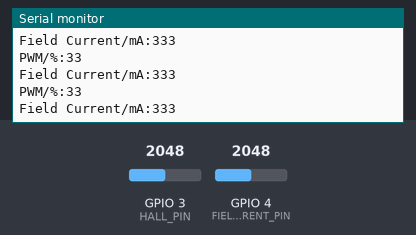
Recording of a sketch running on a simulated ESP32-C3. Parts: the last lines printed to the serial monitor. Inputs (shaded band) come from the test bench; at power-on: GPIO 3 (HALL_PIN) = 2048, GPIO 4 (FIELD_CURRENT_PIN) = 2048. No CAN messages arrive unless stated.

Above: at 1.2 s.
1.3 s: GPIO 3 (HALL_PIN) set to 2866
At 2.0 s:
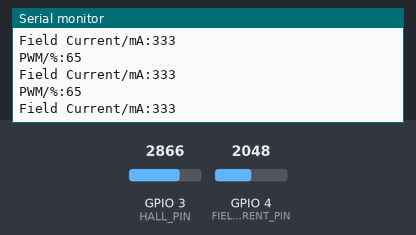
2.8 s: GPIO 4 (FIELD_CURRENT_PIN) set to 2866
At 3.4 s:
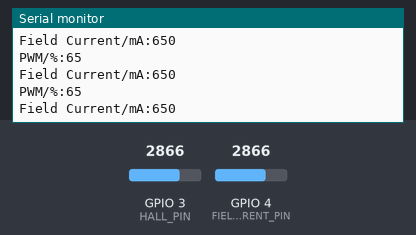
4.3 s: GPIO 3 (HALL_PIN) set to 3603
At 5.0 s:
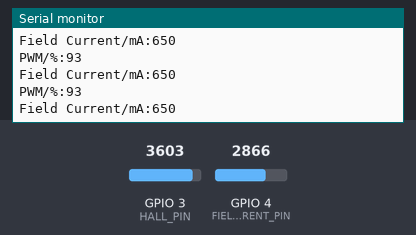
5.8 s: GPIO 4 (FIELD_CURRENT_PIN) set to 3603
At 6.4 s:
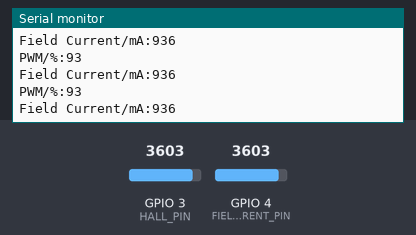
Timing chart, 0 to 8.3 s (numbered marks = the images above; inputs shaded):
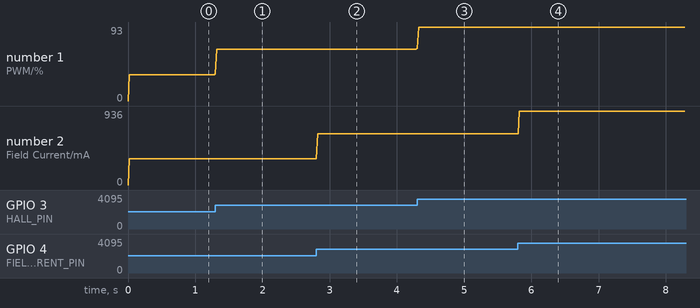

The sketch:

VarSepExCurrentVESCS.ino
```cpp
#include "freertos/FreeRTOS.h"
#include "freertos/task.h"
#include "freertos/semphr.h" // FreeRTOSのミューテックス機能を利用するために必要なヘッダファイル
#include <Arduino.h>
#include <driver/twai.h>
#include <esp32-hal-adc.h> // ESP32-C3 でも analogSetPinAttenuation が使えます

// --- ADC 設定 ---
constexpr gpio_num_t HALL_PIN = GPIO_NUM_3; // スロットルセンサー入力
constexpr gpio_num_t FIELD_CURRENT_PIN = GPIO_NUM_4; // 界磁電流センサー入力
constexpr int ADC_RESOLUTION = 4095;        // 12bit

// --- CAN (TWAI) 設定 ---
constexpr gpio_num_t CAN_TX_PIN = GPIO_NUM_1;
constexpr gpio_num_t CAN_RX_PIN = GPIO_NUM_0;
constexpr long CAN_BAUD = 500000; // 500 kbps

// --- VESC CAN プロトコル ---
constexpr uint32_t CAN_PACKET_SET_DUTY = 0x0; // デューティコマンド識別子
constexpr uint8_t ARMATURE_VESC_ID = 0x7;     // VESC ID: VESC Tool/App Settings/General/VESC ID
constexpr uint32_t CAN_PACKET_SET_CURRENT = 0x1; // 界磁電流コマンド識別子
constexpr uint8_t FIELD_VESC_ID = 0x8;        // VESC ID: VESC Tool/App Settings/General/VESC ID

// constexpr int SAMPLES_COUNT = 20; // 20msの間に20サンプル（1ms毎）
constexpr int SAMPLES_COUNT = 20; // スロットル入力の平均を取るためのサンプル数。20サンプル（1ms毎に取得）の移動平均を計算します。

// --- 界磁電流 ---
constexpr float FIELD_CURRENT_A_MAX = 1.0f; // 界磁電流[A]
static int field_current_samples[SAMPLES_COUNT];
static int field_current_sample_index = 0;
constexpr float FIELD_CURRENT_MIN = 0.29f;
constexpr float FIELD_CURRENT_MAX = 0.92f;

static SemaphoreHandle_t fieldCurrentMutex = NULL; // Mutex for field current data
// --- スロットル平均化設定 ---
// 値を大きくすると入力が滑らかになりますが、制御の応答は少し遅くなる傾向があります。
// static int throttle_samples[SAMPLES_COUNT];
static int throttle_samples[SAMPLES_COUNT]; // スロットル入力の過去の値を格納する配列（リングバッファとして使用）。この配列の値を合計して平均値を求めます。
static int sample_index = 0; // throttleReadTask で使用されるサンプルインデックス
static float HALL_MIN = 0.29f; // スロットル最小値 (29%)
static float HALL_MAX = 0.92f; // スロットル最大値 (92%)

static SemaphoreHandle_t throttleMutex = NULL; // Mutex for throttle data

// TWAI の一般設定・タイミング設定・フィルタ設定
constexpr twai_general_config_t g_config =
    TWAI_GENERAL_CONFIG_DEFAULT(CAN_TX_PIN, CAN_RX_PIN, TWAI_MODE_NORMAL);
constexpr twai_timing_config_t t_config = TWAI_TIMING_CONFIG_500KBITS();
constexpr twai_filter_config_t f_config = TWAI_FILTER_CONFIG_ACCEPT_ALL();

// VESCコントロールタスク: 平均化されたスロットル値を読み取り、VESC制御用のCANメッセージを定期的に送信するタスク
// 20ms周期で実行され、スロットル値に基づいて計算されたデューティ比をVESCに指令します。
void vescControlTask(void *pvParameters) {
  TickType_t xLastWakeTime;
  const TickType_t xFrequency = pdMS_TO_TICKS(20); // 20ms間隔

  // タスクの初期化: 初回の起床時刻を現在の時刻に設定
  xLastWakeTime = xTaskGetTickCount();

  while (1) {
    int32_t field_current_sum = 0;
    if (xSemaphoreTake(fieldCurrentMutex, portMAX_DELAY) == pdTRUE) {
      for (int i = 0; i < SAMPLES_COUNT; i++) {
        field_current_sum += field_current_samples[i];
      }
       xSemaphoreGive(fieldCurrentMutex);
    } else {
      Serial.println("Error: vescControlTask failed to take fieldCurrentMutex");
    }

    int32_t throttle_sum = 0;
    if (xSemaphoreTake(throttleMutex, portMAX_DELAY) == pdTRUE) {
      for (int i = 0; i < SAMPLES_COUNT; i++) {
        throttle_sum += throttle_samples[i];
      }
       xSemaphoreGive(throttleMutex);
    } else {
      Serial.println("Error: vescControlTask failed to take throttleMutex");
    }

    float field_current_percent = (field_current_sum / (float)(SAMPLES_COUNT * ADC_RESOLUTION));
    float field_current_clamped = (field_current_percent - FIELD_CURRENT_MIN) / (FIELD_CURRENT_MAX - FIELD_CURRENT_MIN);
    float field_current_a = constrain(field_current_clamped, 0.0f, 1.0f)*FIELD_CURRENT_A_MAX;
    int32_t scaled_field_current_a = (int32_t)(field_current_a * 1000.0f);

    float throttle_percent = (throttle_sum / (float)(SAMPLES_COUNT * ADC_RESOLUTION));
    float throttle_clamped = (throttle_percent - HALL_MIN) / (HALL_MAX - HALL_MIN);
    float throttle_duty = constrain(throttle_clamped, 0.0f, 1.0f);
    int32_t scaled_throttle_duty = (int32_t)(throttle_duty * 100000.0f);

    twai_message_t field_msg;
    memset(&field_msg, 0, sizeof(field_msg));

    twai_message_t armature_msg;
    memset(&armature_msg, 0, sizeof(armature_msg));

    armature_msg.identifier = (CAN_PACKET_SET_DUTY << 8) | ARMATURE_VESC_ID;
    field_msg.identifier = (CAN_PACKET_SET_CURRENT << 8) | FIELD_VESC_ID;

    armature_msg.flags = TWAI_MSG_FLAG_EXTD;
    field_msg.flags = TWAI_MSG_FLAG_EXTD;

    uint8_t buf[4] = {(uint8_t)(scaled_throttle_duty >> 24), (uint8_t)(scaled_throttle_duty >> 16),
                      (uint8_t)(scaled_throttle_duty >> 8), (uint8_t)(scaled_throttle_duty)};
    memcpy(armature_msg.data, buf, sizeof(buf));
    armature_msg.data_length_code = sizeof(scaled_throttle_duty);

    uint8_t field_buf[4] = {(uint8_t)(scaled_field_current_a >> 24), (uint8_t)(scaled_field_current_a >> 16),
                            (uint8_t)(scaled_field_current_a >> 8), (uint8_t)(scaled_field_current_a)};
    memcpy(field_msg.data, field_buf, sizeof(field_buf));
    field_msg.data_length_code = sizeof(scaled_field_current_a);

    Serial.print("PWM/%:");
    Serial.println(scaled_throttle_duty / 1000);
    Serial.print("Field Current/mA:");
    Serial.println(scaled_field_current_a);

    if (twai_transmit(&field_msg, pdMS_TO_TICKS(10)) == ESP_OK) {
      if (twai_transmit(&armature_msg, pdMS_TO_TICKS(10)) != ESP_OK) {
        Serial.println("TWAI transmit failed (armature)");
      }
    } else {
      Serial.println("TWAI transmit failed (field)"); // 界磁電流メッセージ送信失敗
      // PWM=0 の armature_msg を送出
      int32_t zero_pwm = 0;
      uint8_t zero_buf[4] = {(uint8_t)(zero_pwm >> 24), (uint8_t)(zero_pwm >> 16),
                             (uint8_t)(zero_pwm >> 8), (uint8_t)(zero_pwm)};
      memcpy(armature_msg.data, zero_buf, sizeof(zero_buf));
      armature_msg.data_length_code = sizeof(zero_pwm);
      if (twai_transmit(&armature_msg, pdMS_TO_TICKS(10)) != ESP_OK) {
        Serial.println("TWAI transmit failed (armature zero)"); // CANメッセージの送信に失敗
      }
    }
    vTaskDelayUntil(&xLastWakeTime, xFrequency);
  }
}

void fieldCurrentReadTask(void *pvParameters) {
  TickType_t xLastWakeTime;
  const TickType_t xFrequency = pdMS_TO_TICKS(1); // 1ms間隔

  xLastWakeTime = xTaskGetTickCount();

  while (1) {
    if (xSemaphoreTake(fieldCurrentMutex, portMAX_DELAY) == pdTRUE) {
      field_current_samples[field_current_sample_index] = analogRead(FIELD_CURRENT_PIN);
      field_current_sample_index = (field_current_sample_index + 1) % SAMPLES_COUNT;
      xSemaphoreGive(fieldCurrentMutex);
    }
    vTaskDelayUntil(&xLastWakeTime, xFrequency);
  }
}

void throttleReadTask(void *pvParameters) {
  TickType_t xLastWakeTime;
  const TickType_t xFrequency = pdMS_TO_TICKS(1); // 1ms間隔

  xLastWakeTime = xTaskGetTickCount();

  while (1) {
    if (xSemaphoreTake(throttleMutex, portMAX_DELAY) == pdTRUE) { // pdTRUE は取得成功を示す
      throttle_samples[sample_index] = analogRead(HALL_PIN);
      sample_index = (sample_index + 1) % SAMPLES_COUNT;
      xSemaphoreGive(throttleMutex);
    }
    vTaskDelayUntil(&xLastWakeTime, xFrequency);
  }
}

void setup() {
  Serial.begin(115200);

  fieldCurrentMutex = xSemaphoreCreateMutex();
  if (fieldCurrentMutex == NULL) {
      Serial.println("Error: Failed to create fieldCurrentMutex");
      while(1); // 無限ループでプログラムを停止（エラー発生時は安全のため、システムを停止させる）
  }
  analogSetPinAttenuation(FIELD_CURRENT_PIN, ADC_11db);
  // スロットルサンプル配列の初期化
  for (int i = 0; i < SAMPLES_COUNT; i++) {
    field_current_samples[i] = 0;
  }

  throttleMutex = xSemaphoreCreateMutex();
  if (throttleMutex == NULL) {
      Serial.println("Error: Failed to create throttleMutex");
      while(1); // 無限ループでプログラムを停止（エラー発生時は安全のため、システムを停止させる）
  }
  analogSetPinAttenuation(HALL_PIN, ADC_11db);
  for (int i = 0; i < SAMPLES_COUNT; i++) {
    throttle_samples[i] = 0;
  }

  // TWAI ドライバのインストール
  if (twai_driver_install(&g_config, &t_config, &f_config) != ESP_OK) {
    Serial.println("Failed to install TWAI driver");
    while (1)
      ;
  }
  // TWAI ドライバ開始
  if (twai_start() != ESP_OK) {
    Serial.println("Failed to start TWAI driver");
    while (1)
      ;
  }

  Serial.println("TWAI (CAN) initialized");

  xTaskCreate(fieldCurrentReadTask,    // タスクとして実行する関数
    "FieldCurrentRead",      // タスク名 (デバッグ用)
    2048,                // スタックサイズ (バイト単位)
    NULL,                // タスクに渡すパラメータ (今回はなし)
    2,                   // タスクの優先度 (数値が大きいほど高優先度)
    NULL);               // タスクハンドル (今回は使用せず)

  xTaskCreate(throttleReadTask,    // タスクとして実行する関数
              "ThrottleRead",      // タスク名 (デバッグ用)
              2048,                // スタックサイズ (バイト単位)
              NULL,                // タスクに渡すパラメータ (今回はなし)
              2,                   // タスクの優先度 (数値が大きいほど高優先度)
              NULL);               // タスクハンドル (今回は使用せず)

  xTaskCreate(vescControlTask,     // タスクとして実行する関数
              "VESCControl",       // タスク名
              2048,                // スタックサイズ
              NULL,                // パラメータ
              1,                   // 優先度
              NULL);               // タスクハンドル
}

void loop() {
  // メインループ (Arduino の loop() 関数) は、FreeRTOSタスクが動作している間は実質的に使用されません。
  // FreeRTOSスケジューラがタスクの実行管理を行うため、loop() 内の処理は通常実行機会がほとんどありません。
  // vTaskDelay(portMAX_DELAY) を呼び出すことで、loopタスク（メインタスク）を無期限スリープ状態にし、
  // CPUリソースを他のアプリケーションタスク（throttleReadTask や vescControlTask）に完全に譲渡します。
  // これがFreeRTOS環境での一般的な loop() の実装方法です。
  vTaskDelay(portMAX_DELAY);
}
```

Measured:
- after the input at 1.3 s, the serial monitor: prints a new line at once (image 1)
- after the input at 2.8 s, the serial monitor: prints a new line at once (image 2)
- after the input at 4.3 s, the serial monitor: prints a new line at once (image 3)
- after the input at 5.8 s, the serial monitor: prints a new line at once (image 4)
- plotted number 1: 33 → 65 after the input at 1.3 s, 65 → 93 after the input at 4.3 s
- plotted number 2: 333 → 650 after the input at 2.8 s, 650 → 936 after the input at 5.8 s
